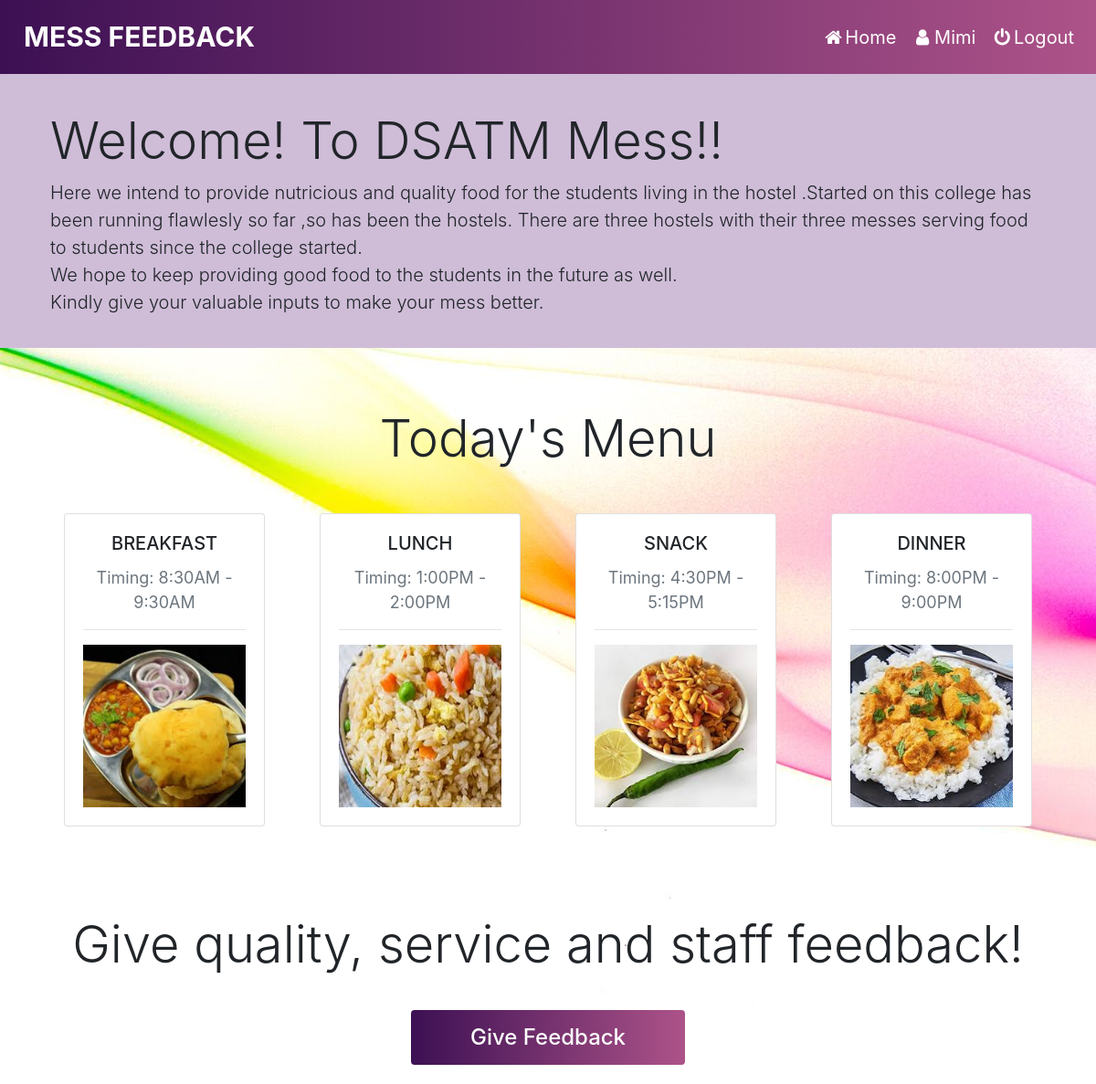
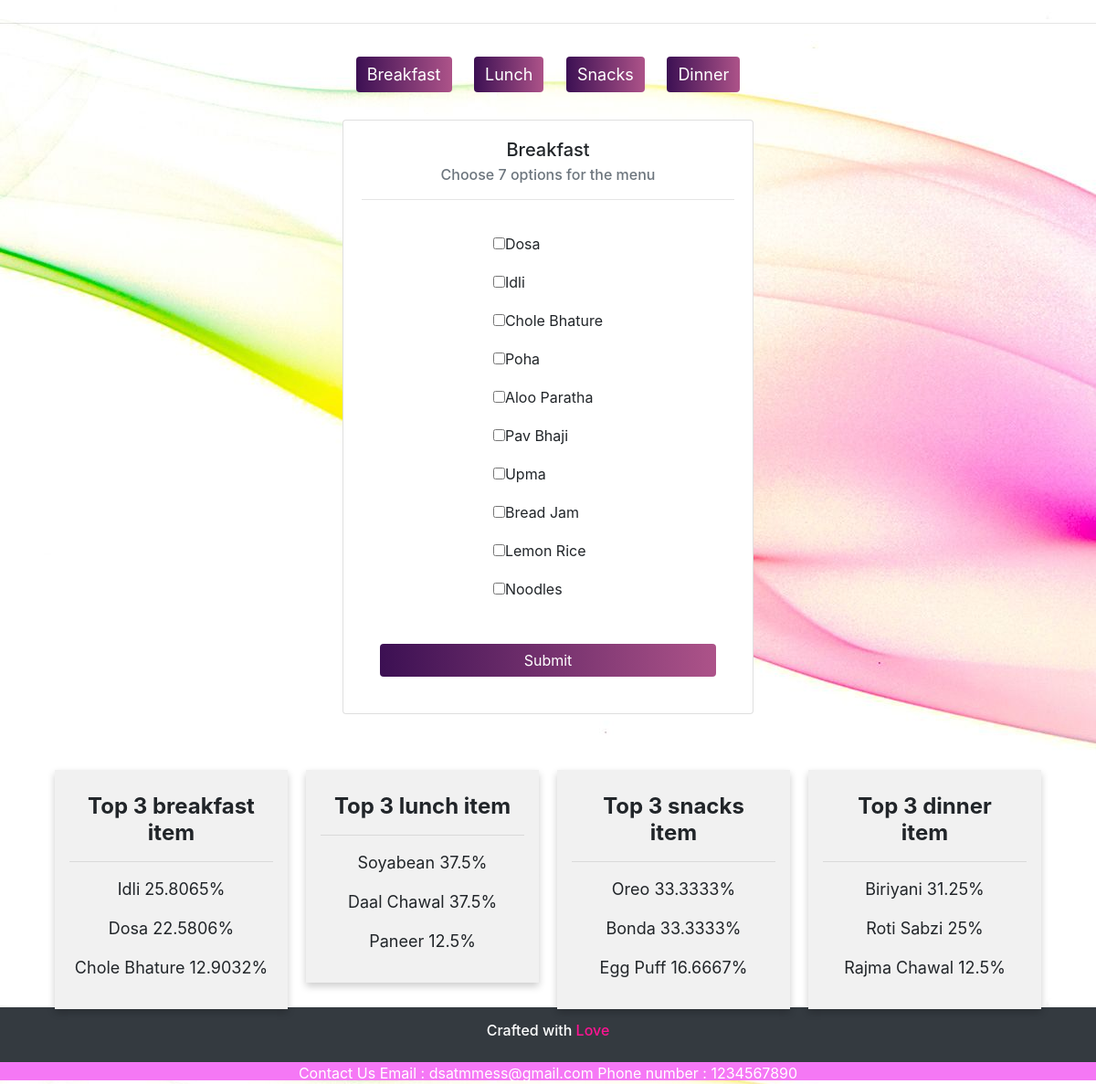
Page /home.php (signed in) on the committed database (2 pictures, top to bottom).
### tables this page shows
CREATE TABLE `food_list` (
  `food_id` int(11) NOT NULL,
  `food_name` varchar(255) NOT NULL,
  `food_type` char(1) NOT NULL
);

CREATE TABLE `votes_percentage` (
  `food_id` int(11) NOT NULL,
  `percentage` float NOT NULL
);

### home.php (the view, shortened to what this page needs)
<?php
$conn = mysqli_connect('localhost','root','','project');
$query1 = "select food_name from food_list where food_type='B'";
$result1= mysqli_query($conn, $query1);
$top_b_query = "SELECT a.food_id,a.food_name,b.percentage from food_list a,votes_percentage b where a.food_id=b.food_id and a.food_id BETWEEN 1 and 10 ORDER BY percentage DESC limit 3";
$top_b = mysqli_query($conn, $top_b_query);
$top_l_query = "SELECT a.food_id,a.food_name,b.percentage from food_list a,votes_percentage b where a.food_id=b.food_id and a.food_id BETWEEN 11 and 20 ORDER BY percentage DESC limit 3";
$top_l = mysqli_query($conn, $top_l_query);
$top_s_query = "SELECT a.food_id,a.food_name,b.percentage from food_list a,votes_percentage b where a.food_id=b.food_id and a.food_id BETWEEN 21 and 30 ORDER BY percentage DESC limit 3";
$top_s = mysqli_query($conn, $top_s_query);
$top_d_query = "SELECT a.food_id,a.food_name,b.percentage from food_list a,votes_percentage b where a.food_id=b.food_id and a.food_id BETWEEN 31 and 40 ORDER BY percentage DESC limit 3";
$top_d = mysqli_query($conn, $top_d_query);
?>
<!DOCTYPE html>
<html>
<head>
    <link rel="stylesheet" href="https://maxcdn.bootstrapcdn.com/bootstrap/4.3.1/css/bootstrap.min.css">
    <link rel="stylesheet" href="https://cdnjs.cloudflare.com/ajax/libs/font-awesome/4.7.0/css/font-awesome.min.css">
    <link rel="stylesheet" type="text/css" href="styles/style.css">
</head>
<body style="background-image: url('home.jpg');">
    <nav class="navbar navbar-expand-lg navbar-white bg-white">
        <a class="navbar-brand" id="big" href="#"><b>MESS FEEDBACK</b></a>
        <div class="collapse navbar-collapse" id="navbarNavAltMarkup">
            <div class="navbar-nav ml-auto">
                <a class="nav-item nav-link" href="home.php"><i class="fa fa-fw fa-home"></i>Home</i></a>
                <a class="nav-item nav-link" href="user.php"><i class="fa fa-fw fa-user"></i><?php echo $_SESSION['username']; ?></i></a>
                <a class="nav-item nav-link" href="logout.php"><i class="fa fa-fw fa-power-off"></i>Logout</i></a>
            </div>
        </div>
    </nav>
    <div class="jumbotron jumbotron-fluid">
        <div class="container">
            <h3 class="display-4">Welcome! To DSATM Mess!!</h3>
            <p class="lead">
                Here we intend to provide nutricious and quality food for the students living in the hostel .Started on this college has been running flawlesly so far ,so has been the hostels. There are three hostels with their three messes serving food to students since
                the college started.
                <br> We hope to keep providing good food to the students in the future as well.<br>Kindly give your valuable inputs to make your mess better.
            </p>
        </div>
    </div>
    <br>
    <h4 class="display-4 text-center">Today's Menu</h4>
    <div id="menu" class="container">
        <div class="row card-deck mb-5 mt-5">
            <div class="col-md-3 col-sm-5">
                <div class="card">
                    <div class="card-body">
                        <h5 class="card-title text-uppercase text-center">Breakfast</h5>
                        <p class="text-muted text-center">Timing: 8:30AM - 9:30AM</p>
                        <hr>
                        <div id="breakfast" class="carousel slide" data-ride="carousel" data-interval="2500">
                            <div class="carousel-inner">
                                <div class="carousel-item active">
                                    <img src="#" id="breakfastimg" class="d-block w-100">
                                </div>
                            </div>
                        </div>
                    </div>
                </div>
            </div>
            <div class="col-md-3 col-sm-5">
                <div class="card">
                    <div class="card-body">
                        <h5 class="card-title text-uppercase text-center">Lunch</h5>
                        <p class="text-muted text-center">Timing: 1:00PM - 2:00PM</p>
                        <hr>
                        <div id="lunch" class="carousel slide" data-ride="carousel" data-interval="2500">
                            <div class="carousel-inner">
                                <div class="carousel-item active">
                                    <img src="#" id="lunchimg" class="d-block w-100">
                                </div>
                            </div>
                        </div>
                    </div>
                </div>
            </div>
            <div class="col-md-3 col-sm-5">
                <div class="card">
                    <div class="card-body">
                        <h5 class="card-title text-uppercase text-center">Snack</h5>
                        <p class="text-muted text-center">Timing: 4:30PM - 5:15PM</p>
                        <hr>
                        <div id="snack" class="carousel slide" data-ride="carousel" data-interval="2500">
                            <div class="carousel-inner">
                                <div class="carousel-item active">
                                    <img src="#" id="snacksimg" class="d-block w-100">
                                </div>
                            </div>
                        </div>
                    </div>
                </div>
            </div>
            <div class="col-md-3 col-sm-5">
                <div class="card">
                    <div class="card-body">
                        <h5 class="card-title text-uppercase text-center">Dinner</h5>
                        <p class="text-muted text-center">Timing: 8:00PM - 9:00PM</p>
                        <hr>
                        <div id="Dinner" class="carousel slide" data-ride="carousel" data-interval="2500">
                            <div class="carousel-inner">
                                <div class="carousel-item active">
                                    <img src="#" id="dinnerimg" class="d-block w-100">
                                </div>
                            </div>
                        </div>
                    </div>
                </div>
            </div>
        </div>
    </div>
    <br>
    <br>
    <center>
        <h1 class="display-4">Give quality, service and staff feedback!</h1>
    </center>
    <center><a href="feedback.php"><button class="btn btn-primary fb-btn" style="height:60px;margin:30px; width:300px;" ><h4>Give Feedback</h4></button></a></center>
    <hr>
    <div class="btn-center">
        <button class="btn btn-primary menu-btn" id="breakfast-btn">Breakfast</button>
        <button class="btn btn-primary menu-btn" id="lunch-btn">Lunch</button>
        <button class="btn btn-primary menu-btn" id="snacks-btn">Snacks</button>
        <button class="btn btn-primary menu-btn" id="dinner-btn">Dinner</button>
    </div>
    <div id="check" class="container">
        <div class="flex">
            <div class="menu-card" id="menucard-b">
                <div class="card">
                    <div class="card-body">
                        <h5 class="card-title" style="text-align:center">Breakfast</h5>
                        <h6 class="card-subtitle text-muted" style="text-align:center">Choose 7 options for the menu</h6>
                        <hr>
                        <form id="breakfast-select" name="breakfast" action="check.php" method="POST">
                            <div class="menu-items">
                                <div class="menu-1">
                                    <?php
                                        while($food1 = mysqli_fetch_assoc($result1))
                                        {
                                    ?>
                                    <div class="checkbox"><label><input type="checkbox" value=<?php  echo '"'.$food1['food_name'].'"' ?> name="b-menu[]" onclick="return checkboxlimit()"><?php echo $food1['food_name']; ?></label></div>
                                    <?php
                                        }
                                    ?>
                                </div>
                            </div>
                            <div class="submit-center">
                                <button type="submit" class="btn btn-block btn-primary">Submit</button>
                            </div>
                        </form>
                    </div>
                </div>
            </div>
        </div>
    </div>
<br><br><br>
<div class="container-c">
<div class="coloumn">
    <div class="card-t">
    <center><h4><b>Top 3 breakfast item</b></h4><hr></center>
    <?php
        while($top_b_result=mysqli_fetch_assoc($top_b))
            {
                ?>
               <center><p><?php echo $top_b_result['food_name']." ".$top_b_result['percentage']."% "?></p></center>
            <?php
            }
         ?>
     </div>
  </div>
  <div class="coloumn">
  <div class="card-t">
  <center><h4><b>Top 3 lunch item</b></h4><hr></center>
    <?php
            while($top_l_result=mysqli_fetch_assoc($top_l))
         {
            ?>
            <center><p><?php echo $top_l_result['food_name']." ".$top_l_result['percentage']."% "; ?></p></center>
        <?php
            }
         ?>
       </div>
  </div>
  <div class="coloumn">
  <div class="card-t">
  <center><h4><b>Top 3 snacks item</b></h4><hr></center>
    <?php
        while($top_s_result=mysqli_fetch_assoc($top_s))
            {
                ?>
                <center><p><?php echo $top_s_result['food_name']." ".$top_s_result['percentage']."% "; ?></p></center>
            <?php
            }
         ?>
         </div>
  </div>
  <div class="coloumn">
  <div class="card-t">
  <center><h4><b>Top 3 dinner item</b></h4><hr></center>
    <?php
        while($top_d_result=mysqli_fetch_assoc($top_d))
            {
                ?>
                <center><p><?php echo $top_d_result['food_name']." ".$top_d_result['percentage']."% "; ?></p></center>
            <?php
            }
         ?>
  </div>
</div>
        </div>
    <div>
        <footer class="page-footer bg-dark">
            <div>
                <p style="color:white" class="h6 text-center footer-copyright p-3">Crafted with <span style="color: deeppink">Love</span></p>
                <div class="contact-footer">
                    <span>Contact Us</span>
                    <span>Email : dsatmmess@gmail.com Phone number : 1234567890</span>
                </div>
            </div>
        </footer>
    </div>
</body>
</html>

### styles/style.css (style rules this page uses)
* { text-decoration: none; }
body { padding: 0; background-position: cover; }
.navbar { background: #ad5389; background: -webkit-linear-gradient(to right, #3c1053, #ad5389); background: linear-gradient(to right, #3c1053, #ad5389); }
#big { text-decoration-color: black; font-size: 30px; }
.navbar a { float: left; padding: 10px; color: #fff; text-decoration: none; font-size: 20px; }
.jumbotron { height: 300px; padding: 40px; background-color: rgb(207, 189, 216); ); }
.flex { display: flex; flex-direction: row; justify-content: center; }
.btn { border: none; background: #ad5389; background: -webkit-linear-gradient(to right, #3c1053, #ad5389); background: linear-gradient(to right, #3c1053, #ad5389); }
.btn-center { text-align: center; align-items: center; }
.menu-btn { border: none; font-size: 18px; margin: 20px 10px; background: linear-gradient(to right, #3c1053, #ad5389); transition: .3s; }
.fb-btn { height: 50px; width: 130px; margin: 30px; }
.coloumn { float: left; width: 25%; padding: 0 10px; }
.row { margin: 0 -5px; }
.row:after { content: ""; display: flex; clear: both; }
h4 { margin: 10px; }
.card-t { box-shadow: 0 4px 8px 0 rgba(0, 0, 0, 0.2); padding: 16px; text-align: center; background-color: #f1f1f1; }
.container-c { display: flex; margin: 30px; padding: 20px; height: 250px; }
.menu-card { padding: 10px 20px; height: 600px; width: 490px; }
.submit-center { display: flex; justify-content: center; margin: 20px 20px; }
.menu-items { display: flex; flex-direction: row; justify-content: space-evenly; }
.menu-1, .menu-2 { margin: 0px 10px; padding: 15px; }
.checkbox, .d-menu { padding: 5px 10px; }
.page-footer { margin: 30px 0px 0px; }
.contact-footer { background-color: rgb(245, 120, 245); color: white; text-align: center; height: 20px; }
p { font-size: 18px; }

### rows in the picture
food_list: food_name "Dosa", votes_percentage.percentage "22.5806"
food_list: food_name "Idli", votes_percentage.percentage "25.8065"
food_list: food_name "Chole Bhature", votes_percentage.percentage "12.9032"
food_list: food_name "Poha"
food_list: food_name "Aloo Paratha"
food_list: food_name "Pav Bhaji"
food_list: food_name "Upma"
food_list: food_name "Bread Jam"
food_list: food_name "Lemon Rice"
food_list: food_name "Noodles"
food_list: food_name "Soyabean", votes_percentage.percentage "37.5"
food_list: food_name "Daal Chawal", votes_percentage.percentage "37.5"
food_list: food_name "Paneer", votes_percentage.percentage "12.5"
food_list: food_name "Oreo", votes_percentage.percentage "33.3333"
food_list: food_name "Bonda", votes_percentage.percentage "33.3333"
food_list: food_name "Egg Puff", votes_percentage.percentage "16.6667"
food_list: food_name "Biriyani", votes_percentage.percentage "31.25"
food_list: food_name "Roti Sabzi", votes_percentage.percentage "25"
food_list: food_name "Rajma Chawal", votes_percentage.percentage "12.5"

### other values in the picture
$_SESSION['username'] "Mimi"
